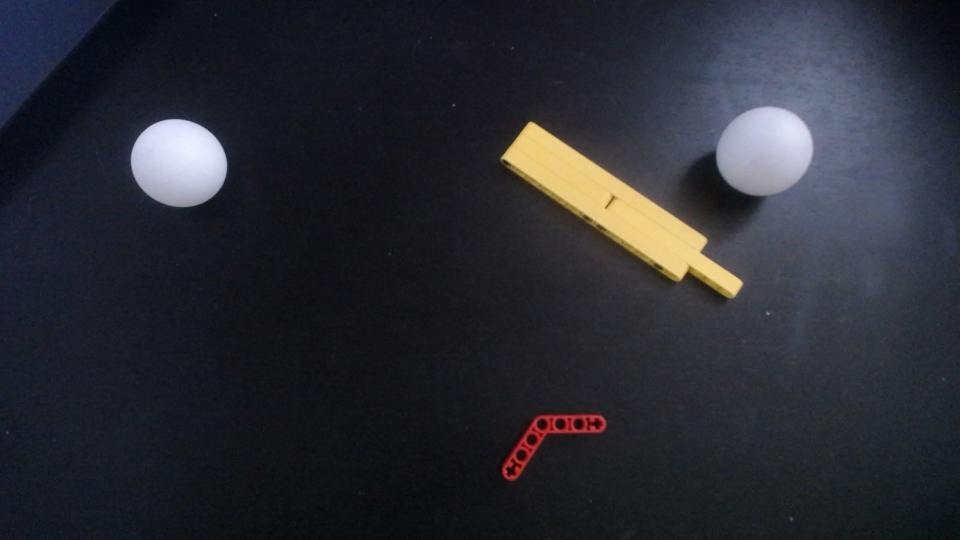
#> input picture balls.jpg, 1920 x 1080 px, given in place of the camera (shown at 1/2 size)
$ python obstacleVisualizer.py
#> lines starting #> are read from the running program, lines starting #| are printed output that depends on the picture
### objectdetectors.py
import cv2
import imutils
import numpy as np
def getFramePoints(image):
    blurred = cv2.GaussianBlur(image, (11, 11), 0)
    hsv = cv2.cvtColor(blurred, cv2.COLOR_BGR2HSV)
    lowerBound = (128, 98, 0)
    upperBound = (179, 255, 255)
    mask = cv2.inRange(hsv, lowerBound, upperBound)
    return mask


# [93 lines left out: functions getBallsHough, getBallsHough, getBallCoordinates, getRobotCoordinates, mapOutFrame, not called in this run]


def blueGetter(image):
    blurred = cv2.GaussianBlur(image, (11, 11), 0)
    hsv = cv2.cvtColor(blurred, cv2.COLOR_BGR2HSV)
    lowerBound = (0, 195, 190)
    upperBound = (179, 255, 255)
    mask = cv2.inRange(hsv, lowerBound, upperBound)
    cnts = cv2.findContours(mask.copy(), cv2.RETR_EXTERNAL, cv2.CHAIN_APPROX_SIMPLE)
    cnts = imutils.grab_contours(cnts)

    rectangles = []
    for points in cnts:
        rect = cv2.minEnclosingCircle(points)
        ((x, y), r) = rect
        if r > 3:
            rectangles.append(rect)

    return rectangles


# [15 lines left out: function yellowGetter, not called in this run]


def greenGetter(image):
    blurred = cv2.GaussianBlur(image, (11, 11), 0)
    hsv = cv2.cvtColor(blurred, cv2.COLOR_BGR2HSV)
    lowerBound = (82, 170, 85)
    upperBound = (97, 255, 149)
    mask = cv2.inRange(hsv, lowerBound, upperBound)
    cnts = cv2.findContours(mask.copy(), cv2.RETR_EXTERNAL, cv2.CHAIN_APPROX_SIMPLE)
    cnts = imutils.grab_contours(cnts)

    rectangles = []
    for points in cnts:
        rect = cv2.minEnclosingCircle(points)
        rectangles.append(rect)

    return rectangles

### simulation.py
import math

import cv2
import numpy as np
from objectdetectors import *
from math import *
import matplotlib.pyplot as plt


"""
frame = cv2.VideoCapture(0)

_, fr = frame.read()
np.save("image", fr)
cv2.imshow("t", fr)
"""

#
image = np.load("image.npy")
#> (reads image.npy from the repository)

edges = getFramePoints(image)
#> in getFramePoints, `hsv = cv2.cvtColor(blurred, cv2.COLOR_BGR2HSV)`: hsv: shape (480, 640, 3); mean H, S, V 58.9, 18.7, 152.8
#> in getFramePoints, `mask = cv2.inRange(hsv, lowerBound, upperBound)`: mask: shape (480, 640); every value is 0
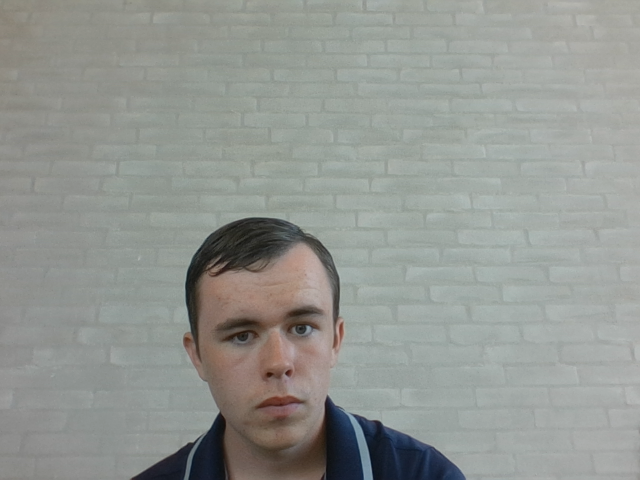
#> image: shape (480, 640, 3); mean of channels 0, 1, 2 145.8, 150.4, 147; drawn as B, G, R

# edges[477,3] = 200

point = (100, 200)


# [66 lines left out: functions robotSize, robotMoving, angleBetweenPoints, robotTurning, moveCoordinates, obstacleCollision, not called in this run]


"""
print(edges)

flipped_image = np.flipud(edges)
robot_points = [(x,y) for y in range(100,120) for x in range(100, 150)]#robotSize(pi / 6)
for point in robotTurning(robot_points, (120,110), pi/7, []):
    flipped_image[point[0], point[1]] = 50
flipped_image[110, 200] = 255
robotMoving(robot_points, point, (90, 200), flipped_image)
print(flipped_image, robotSize(pi / 6))

        start_x = max(0,x-expansion_x)
        end_x = min(image.shape[1],x+expansion_x)
        start_y = max(0, y- expansion_y)
        end_y = min(image.shape[1], y + expansion_y)

        robot = points[start_y:end_y,start_x:end_x]

"""

### obstacleVisualizer.py
import cv2
from simulation import *
from objectdetectors import *

cam = cv2.VideoCapture(0)

def nothing(x):
    pass

cv2.namedWindow("Simulator")
cv2.createTrackbar("turn","Simulator", 0, 100, nothing)

cv2.createTrackbar("width back","Simulator", 10, 100, nothing)
cv2.createTrackbar("width front","Simulator", 10, 100, nothing)

cv2.createTrackbar("height","Simulator",10, 100, nothing)

while(True):
    ret,frame = cam.read()
#> frame is the input picture: shape (1080, 1920, 3); mean B, G, R 50, 42.9, 41.9
    turn = cv2.getTrackbarPos("turn", "Simulator")
    green = greenGetter(frame)
#> in greenGetter, `hsv = cv2.cvtColor(blurred, cv2.COLOR_BGR2HSV)`: hsv: shape (1080, 1920, 3); mean H, S, V 111.5, 69.3, 53.1
#> in greenGetter, `mask = cv2.inRange(hsv, lowerBound, upperBound)`: mask: shape (1080, 1920); every value is 0
#> in greenGetter, `cnts = cv2.findContours(mask.copy(), cv2.RETR_EXTERNAL, cv2.CHAIN_APPR..`: cnts = 0 contours
#> in greenGetter, `cnts = imutils.grab_contours(cnts)`: cnts = []
#> green = []
    blue = blueGetter(frame)
#> in blueGetter, `cnts = cv2.findContours(mask.copy(), cv2.RETR_EXTERNAL, cv2.CHAIN_APPR..`: cnts = 0 contours
#> in blueGetter, `cnts = imutils.grab_contours(cnts)`: cnts = []
#> blue = []

    if len(green) == 1 and len(blue) == 1:

        obstacles = getFramePoints(frame)
        robotPoints = []
        green = green[0][0]
        wb = cv2.getTrackbarPos("width back", "Simulator")
        wf = cv2.getTrackbarPos("width front", "Simulator")
        h = cv2.getTrackbarPos("height", "Simulator")
        for x in range(int(green[0]-wb), int(green[0]+wf)):
            for y in range(int(green[1]-h), int(green[1]+h)):
                robotPoints.append((x,y))
        #minus is used in front of angle to compensate for different coordinate set
        turnedPoints = robotTurning(robotPoints, green, -turn*pi/50)
        for x, y in turnedPoints:
            cv2.circle(frame, (x, y), 1, (0, 0, 255))
        hits = False
        for x,y in turnedPoints:
            #Axis are switched in image hence we need to check the axis switched in the if statement
            if obstacles[y,x] == 255:
                hits = True
        print(hits)
    cv2.imshow('Simulator',frame)
    if (cv2.waitKey(1) & 0xFF == ord('q')):
#> (key q is pressed here)
        break

cam.release()
cv2.destroyAllWindows()
